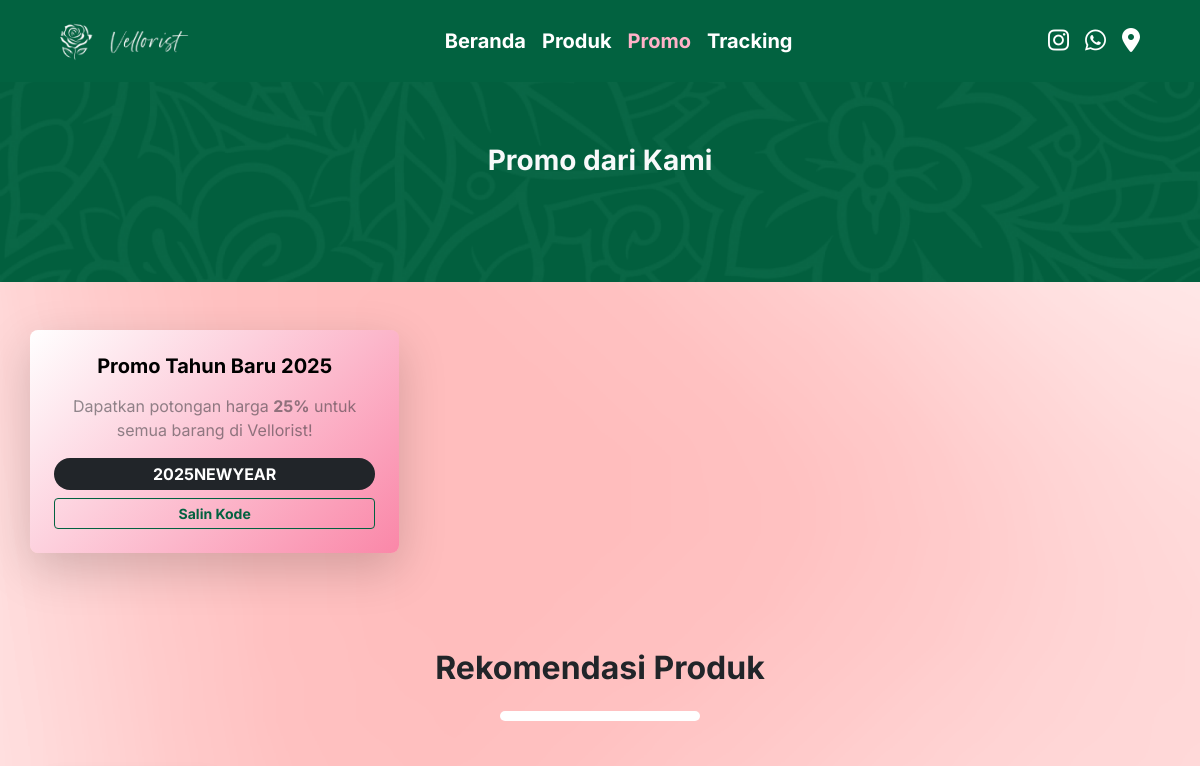
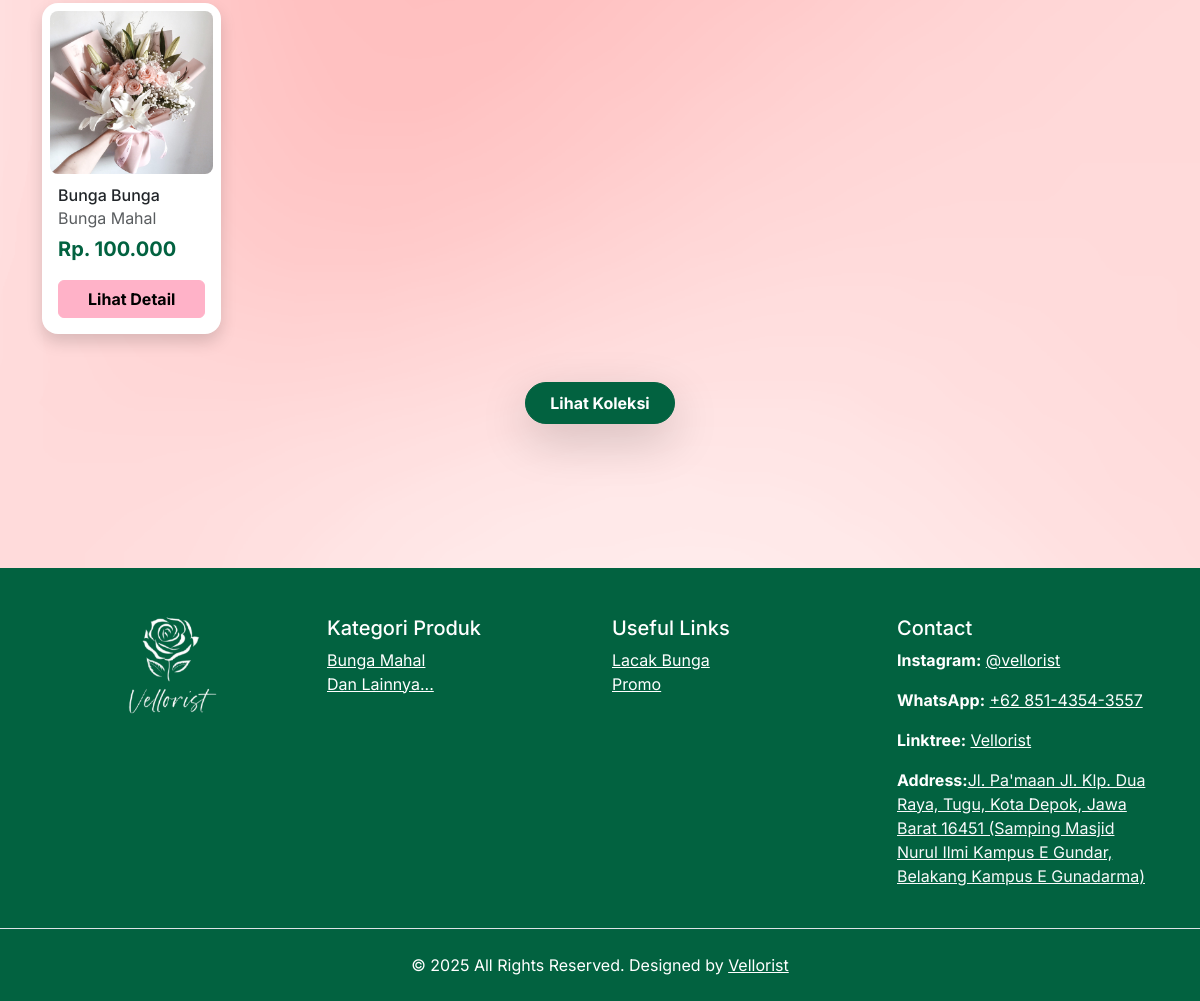
The app's page /promo/index.php with its own data (2 pictures, top to bottom).
### tables this page shows
CREATE TABLE `voucher` (
  `id_voucher` int(11) NOT NULL,
  `nama_promo` text NOT NULL,
  `kode_voucher` varchar(20) NOT NULL,
  `diskon` decimal(5,2) NOT NULL,
  `tanggal_kadaluarsa` date NOT NULL
);

CREATE TABLE `produk` (
  `id_produk` int(11) NOT NULL,
  `nama_produk` varchar(100) NOT NULL,
  `harga_produk` int(11) NOT NULL,
  `deskripsi_produk` text NOT NULL,
  `foto_produk` text NOT NULL,
  `id_kategori` int(11) NOT NULL
);

CREATE TABLE `kategori_produk` (
  `id_kategori` int(11) NOT NULL,
  `nama_kategori` varchar(50) NOT NULL
);

### app/config.php (called while the page is built, shortened)
<?php
$url = 'http://localhost/vellorist-web';

### app/footer.php (called while the page is built)
<?php
function getFooters($conn)
{
    $query = "SELECT * FROM kategori_produk LIMIT 5";
    $result = $conn->query($query);
    if ($result && $result->num_rows > 0) {
        return $result->fetch_all(MYSQLI_ASSOC);
    }
    return [];
}
$footer = getFooters($conn);

### promo/index.php (the view, shortened to what this page needs)
<?php
include "../app/config.php";
include "../app/footer.php";
function getCoupon($conn)
{
    $query = "SELECT * FROM voucher";
    $result = $conn->query($query);
    if ($result && $result->num_rows > 0) {
        return $result->fetch_all(MYSQLI_ASSOC);
    }
    return [];
}
function getProducts($conn)
{
    $query = "
        SELECT
            produk.*,
            kategori_produk.nama_kategori
        FROM produk
        JOIN kategori_produk ON produk.id_kategori = kategori_produk.id_kategori
        ORDER BY RAND()
        LIMIT 6
    ";
    $result = $conn->query($query);
    if ($result && $result->num_rows > 0) {
        return $result->fetch_all(MYSQLI_ASSOC);
    }
    return [];
}
$produkList = getProducts($conn);
$couponList = getCoupon($conn);
?>
<!DOCTYPE html>
<html lang="id">
<head>
    <link rel="stylesheet" href="<?= $url ?>/css/main.css">
    <link rel="stylesheet" href="<?= $url ?>/css/style.css">
    <link rel="stylesheet" href="<?= $url ?>/css/all.css">
</head>
<body>
    <nav id="navbar" class="navbar navbar-expand-lg bg-primary fixed-top px-2 px-lg-5 py-3">
        <div class="container-fluid">
            <a class="navbar-brand text-white m-0" href="#">
                <img src="<?= $url ?>/assets/Logo.png" alt="Logo" height="40">
            </a>
            <div class="collapse navbar-collapse justify-content-between" id="navbarContent">
                <ul class="navbar-nav mx-auto">
                    <li class="nav-item">
                        <a class="nav-link text-white fs-12 fw-bold" href="<?= $url ?>">Beranda</a>
                    </li>
                    <li class="nav-item">
                        <a class="nav-link text-white fs-12 fw-bold" href="<?= $url ?>/produk">Produk</a>
                    </li>
                    <li class="nav-item">
                        <a class="nav-link text-white fs-12 fw-bold active  " href="<?= $url ?>/promo">Promo</a>
                    </li>
                    <li class="nav-item">
                        <a class="nav-link text-white fs-12 fw-bold" href="<?= $url ?>/tracking">Tracking</a>
                    </li>
                </ul>
                <div class="d-none d-lg-flex align-items-center social-icons gap-3 my-3 my-lg-0">
                    <a href="https://instagram.com" class="text-white">
                        <i class="fa-brands fa-instagram fs-11" height="24"></i>
                    </a>
                    <a href="https://wa.me/yourphonenumber" class="text-white">
                        <i class="fa-brands fa-whatsapp fs-11"></i>
                    </a>
                    <a href="https://maps.app.goo.gl/wHmtLoZLZa2FVWay8" class="text-white">
                        <i class="fa-solid fa-location-dot fs-11"></i>
                    </a>
                </div>
            </div>
        </div>
    </nav>
    <div class="content-wrapper">
        <section class="pb-6 pt-7" id="hero-produk">
            <div class="container">
                <div class="row align-items-center">
                    <h3 class="fw-bold text-light text-center">
                        Promo dari Kami
                    </h3>
                </div>
            </div>
        </section>
        <section class="py-5" id="produk">
            <div class="container px-5 px-lg-0">
                <?php if (!empty($couponList)) : ?>
                    <div class="row row-cols-1 row-cols-lg-3 g-3 px-lg-0 px-2">
                        <?php foreach ($couponList as $coupon) : ?>
                            <div class="col">
                                <div class="card card-promo border-0 rounded-3 shadow-lg d-flex flex-row">
                                    <div class="card-body text-center d-flex flex-column justify-content-center p-4">
                                        <h5 class="card-title fw-bold mb-3 text-black"><?= htmlspecialchars($coupon['nama_promo']) ?></h5>
                                        <p class="card-text mb-3 text-body-tertiary">Dapatkan potongan harga <strong><?= number_format($coupon['diskon']) ?>%</strong> untuk semua barang di Vellorist!</p>
                                        <div class="bg-dark text-white fw-bold py-1 rounded-pill mb-2" id="coupon-code"><?= htmlspecialchars($coupon['kode_voucher']) ?></div>
                                        <button class="btn btn-outline-primary btn-sm fw-bold" onclick="copyCouponCode()">Salin Kode</button>
                                    </div>
                                </div>
                            </div>
                        <?php endforeach; ?>
                    </div>
                <?php endif; ?>
            </div>
        </section>
        <section class="mb-7 mt-5">
            <div class="container">
                <div class="mb-5 text-center d-flex flex-column justify-content-center align-items-center gap-3">
                    <h2 class="fw-bold">Rekomendasi Produk</h2>
                    <div class="pemisah bg-white rounded-pill"></div>
                </div>
                <div class="row row-cols-2 row-cols-md-3 row-cols-lg-6 g-2">
                    <?php if (!empty($produkList)) : ?>
                        <?php foreach ($produkList as $produk) : ?>
                            <div class="col">
                                <div class="card shadow border-0 h-100 rounded-4">
                                    <div class="m-2 rounded-3 overflow-hidden">
                                        <img
                                            src="<?= $url ?>/assets/uploads/<?= $produk['foto_produk'] ?>"
                                            alt="Gambar produk <?= htmlspecialchars($produk['nama_produk']) ?>"
                                            class="w-100 h-100"
                                            style="object-fit: cover;">
                                    </div>
                                    <div class="card-body d-flex flex-column justify-content-between my-0 pt-1">
                                        <h6 class="card-title my-0 text-truncate"
                                            title="<?= htmlspecialchars($produk['nama_produk']) ?>">
                                            <?= htmlspecialchars($produk['nama_produk']) ?>
                                        </h6>
                                        <p class="card-text text-muted mb-1">
                                            <?= $produk['nama_kategori'] ?>
                                        </p>
                                        <p class="card-text text-primary mb-3 fs-12"
                                            title="Rp. <?= number_format($produk['harga_produk'], 0, '', '.') ?>">
                                            <strong>Rp. <?= number_format($produk['harga_produk'], 0, '', '.') ?></strong>
                                        </p>
                                        <a href="<?= $url ?>/produk/detail/index.php?id=<?= $produk['id_produk'] ?>"
                                            class="btn btn-secondary fw-bold mt-auto">
                                            Lihat Detail
                                        </a>
                                    </div>
                                </div>
                            </div>
                        <?php endforeach; ?>
                    <?php else : ?>
                        <span colspan="8" class="text-center">Tidak ada data produk.</span>
                    <?php endif; ?>
                </div>
                <div class="mt-5 text-center d-flex flex-column justify-content-center align-items-center gap-3">
                    <a href="<?= $url ?>/produk" class="btn btn-primary fw-bold fs-13 rounded-pill px-4 py-2 shadow-lg">Lihat Koleksi</a>
                </div>
            </div>
        </section>
    </div>
    <footer class="bg-primary text-white pt-5">
        <div class="container">
            <div class="row">
                <div class="col-12 col-md-3 mb-4 text-center">
                    <img src="<?= $url ?>/assets/logo-vertikal.png" alt="Logo" class="img-fluid" style="max-height: 100px; object-fit: contain;">
                </div>
                <div class="col-12 col-md-3 mb-4">
                    <h5>Kategori Produk</h5>
                    <ul class="list-unstyled">
                        <?php foreach ($footer as $kategori) : ?>
                            <li><a href="<?= $url ?>/produk/index.php?kategori=<?= $kategori['id_kategori'] ?>" class="text-white"><?= htmlspecialchars($kategori['nama_kategori']) ?></a></li>
                        <?php endforeach; ?>
                        <li><a href="<?= $url ?>/produk" class="text-white">Dan Lainnya...</a></li>
                    </ul>
                </div>
                <div class="col-12 col-md-3 mb-4">
                    <h5>Useful Links</h5>
                    <ul class="list-unstyled">
                        <li><a href="#" class="text-white">Lacak Bunga</a></li>
                        <li><a href="#" class="text-white">Promo</a></li>
                    </ul>
                </div>
                <div class="col-12 col-md-3 mb-4">
                    <h5>Contact</h5>
                    <p><strong>Instagram:</strong>
                        <a href="https://www.instagram.com/vellorist/" target="_blank" class="text-white">
                            @vellorist
                        </a>
                    </p>
                    <p><strong>WhatsApp:</strong>
                        <a href="https://wa.me/+6285143543557" target="_blank" class="text-white">
                            +62 851-4354-3557
                        </a>
                    </p>
                    <p><strong>Linktree:</strong>
                        <a href="https://linktr.ee/Vellorist?fbclid=PAZXh0bgNhZW0CMTEAAaa5y0fYQ_zp7HM-1Y8sFniGCZrTKsXWc50CrBTh7aB56RYoKXYnfJa6kxA_aem_vMUPcpINxUeR7gKXn-TlTA" class="text-white">
                            Vellorist
                        </a>
                    </p>
                    <p><strong>Address:</strong><a href="https://maps.app.goo.gl/JSBGG1oFfUPfeYrW6" class="link-light">Jl. Pa'maan Jl. Klp. Dua Raya, Tugu, Kota Depok, Jawa Barat 16451 (Samping Masjid Nurul Ilmi Kampus E Gundar, Belakang Kampus E Gunadarma)</a></p>
                </div>
            </div>
        </div>
        <div class="p-4 border-top">
            <p class="text-center text-white mb-0">&copy; 2025 All Rights Reserved. Designed by <a href="#" class="text-white">Vellorist</a></p>
        </div>
    </footer>
</body>
</html>

### css/style.css (style rules this page uses)
body { background-image: url(../assets/bg-Body.png); background-color: #fff; background-size: cover; background-position: center; }
* { font-family: "Inter", serif; }
.nav-link.active { color: #ffb2c8 !important; }
#hero-produk { background-image: url(../assets/bg-produk.png); background-size: cover; }
.pemisah { height: 10px; width: 200px; }
.card-promo { background: linear-gradient(135deg, #ffffff, #fa87a8); }

### records on screen
voucher: nama_promo "Promo Tahun Baru 2025", diskon "25", kode_voucher "2025NEWYEAR"
produk: foto_produk (picture), nama_produk "Bunga Bunga", id_kategori.nama_kategori "Bunga Mahal", harga_produk "100.000"
kategori_produk: nama_kategori "Bunga Mahal"
